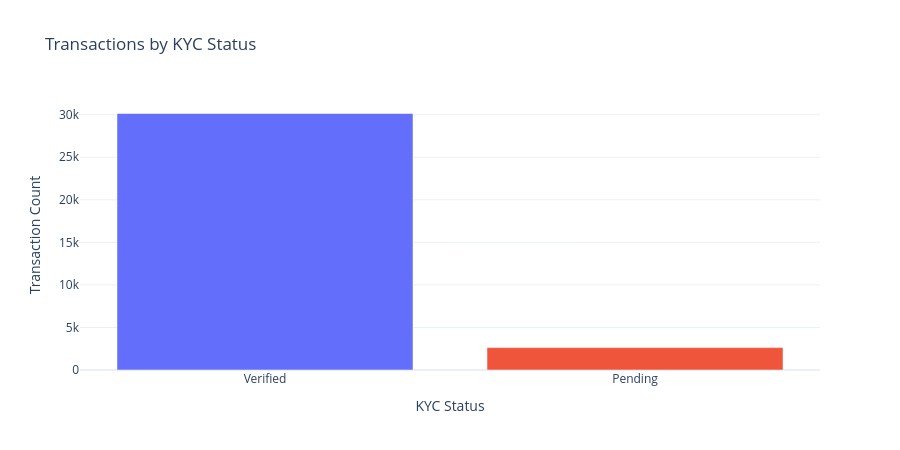

The notebook cell this image was saved under:
### Code cell
# KYC status breakdown
kyc_counts = investor_txn.kyc_status.value_counts()
fig15 = px.bar(x=kyc_counts.index, y=kyc_counts.values, title="Transactions by KYC Status",
               labels={"x":"KYC Status","y":"Transaction Count"}, color=kyc_counts.index)
fig15.update_layout(template="plotly_white", height=450, showlegend=False)
save_png(fig15, f"{OUT_DIR}/15_kyc_status.png", width=900, height=500, scale=2)
fig15.show()

### Figure 1 — Plotly figure (JSON) as saved in the notebook; plotly's stock layout.template omitted (floating-point values rounded to 4 significant figures)
{"data": [{"hovertemplate": "color=Verified<br>KYC Status=%{x}<br>Transaction Count=%{y}<extra></extra>", "legendgroup": "Verified", "marker": {"color": "#636efa", "pattern": {"shape": ""}}, "name": "Verified", "orientation": "v", "showlegend": true, "textposition": "auto", "type": "bar", "x": ["Verified"], "xaxis": "x", "y": [30146], "yaxis": "y"}, {"hovertemplate": "color=Pending<br>KYC Status=%{x}<br>Transaction Count=%{y}<extra></extra>", "legendgroup": "Pending", "marker": {"color": "#EF553B", "pattern": {"shape": ""}}, "name": "Pending", "orientation": "v", "showlegend": true, "textposition": "auto", "type": "bar", "x": ["Pending"], "xaxis": "x", "y": [2632], "yaxis": "y"}], "layout": {"barmode": "relative", "height": 450, "legend": {"title": {"text": "color"}, "tracegroupgap": 0}, "showlegend": false, "title": {"text": "Transactions by KYC Status"}, "xaxis": {"anchor": "y", "domain": [0, 1], "title": {"text": "KYC Status"}}, "yaxis": {"anchor": "x", "domain": [0, 1], "title": {"text": "Transaction Count"}}}}
